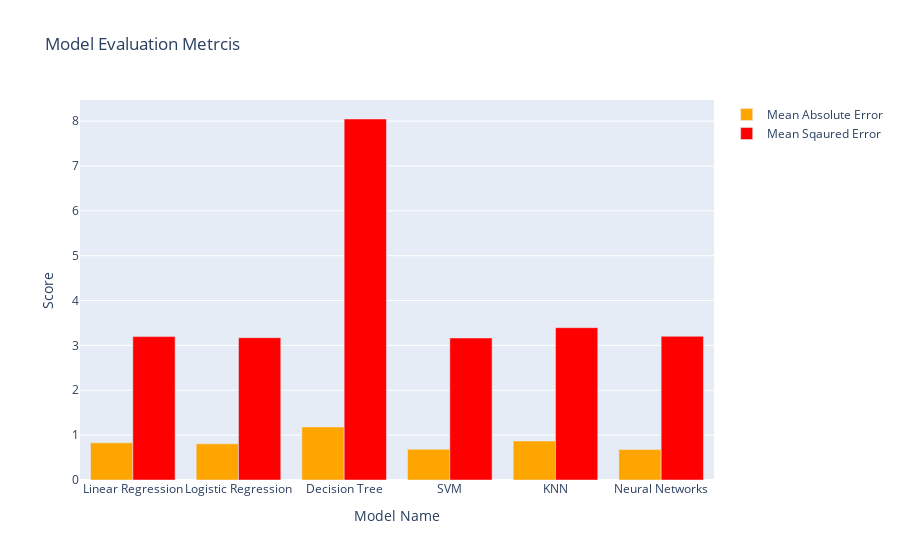

Notebook cell for this chart:
### Code cell
import plotly.graph_objects as go

model_names = ['Linear Regression', 'Logistic Regression', 'Decision Tree', 'SVM', 'KNN', 'Neural Networks']
mae_scores = [0.828, 0.806, 1.182, 0.684, 0.869, 0.679]
mse_scores = [3.196, 3.172, 8.047, 3.166, 3.395, 3.203]

fig = go.Figure()
fig.add_trace(go.Bar(x=model_names, y=mae_scores, name='Mean Absolute Error', marker_color='orange'))
fig.add_trace(go.Bar(x=model_names, y=mse_scores, name='Mean Sqaured Error', marker_color='red'))

fig.update_layout(barmode='group', title='Model Evaluation Metrcis', xaxis_title='Model Name', yaxis_title='Score')
fig.show()

### Figure 1 — Plotly figure (JSON) as saved in the notebook; plotly's stock layout.template omitted (floating-point values rounded to 4 significant figures)
{"data": [{"marker": {"color": "orange"}, "name": "Mean Absolute Error", "type": "bar", "x": ["Linear Regression", "Logistic Regression", "Decision Tree", "SVM", "KNN", "Neural Networks"], "y": [0.828, 0.806, 1.182, 0.684, 0.869, 0.679]}, {"marker": {"color": "red"}, "name": "Mean Sqaured Error", "type": "bar", "x": ["Linear Regression", "Logistic Regression", "Decision Tree", "SVM", "KNN", "Neural Networks"], "y": [3.196, 3.172, 8.047, 3.166, 3.395, 3.203]}], "layout": {"barmode": "group", "title": {"text": "Model Evaluation Metrcis"}, "xaxis": {"title": {"text": "Model Name"}}, "yaxis": {"title": {"text": "Score"}}}}
